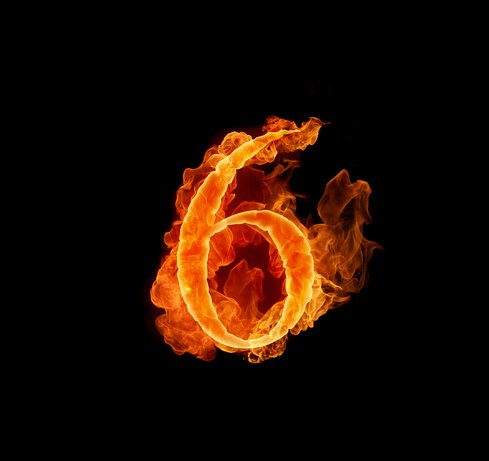
#> input picture numberWithNoise.png, 489 x 461 px
$ python morfologica.py
#> lines starting #> are read from the running program, lines starting #| are printed output that depends on the picture
import cv2
import numpy as np
img = cv2.imread('numberWithNoise.png',0)
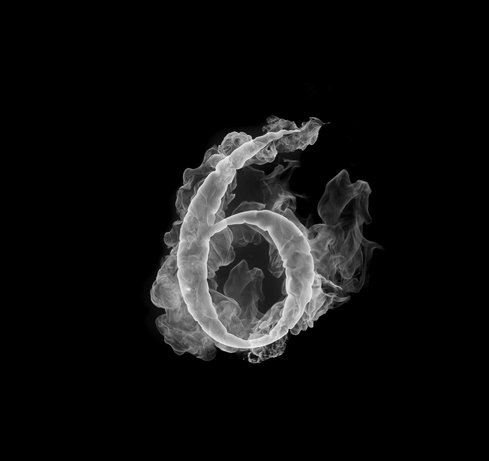
#> img: shape (461, 489); min 0, max 251, mean 16.5
kernel = np.ones((5,5),np.uint8)
#Erosión del elemento blanco (dilatación del negro)
erosion = cv2.erode(img,kernel,iterations = 1)
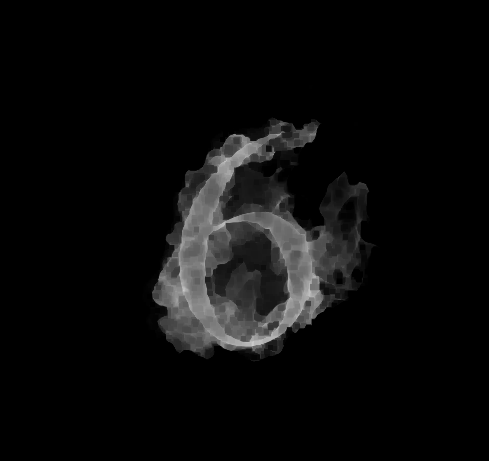
#> erosion: shape (461, 489); min 0, max 207, mean 10.9
cv2.imwrite("dilation.jpg",erosion)
#Dilatación del blanco (erosión del negro)
dilation = cv2.dilate(img,kernel,iterations = 1)
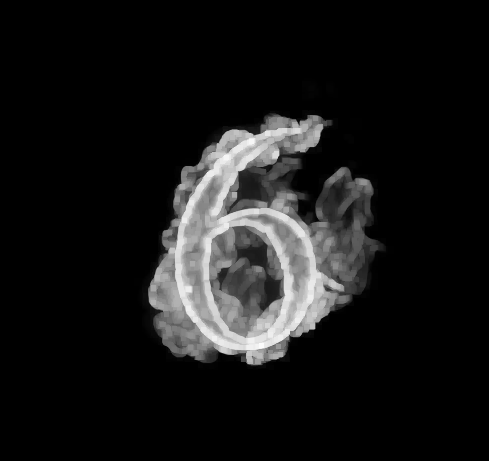
#> dilation: shape (461, 489); min 0, max 251, mean 23.3
cv2.imwrite("erosionada.jpg",dilation)
#Apertura
opening = cv2.morphologyEx(img, cv2.MORPH_OPEN, kernel)
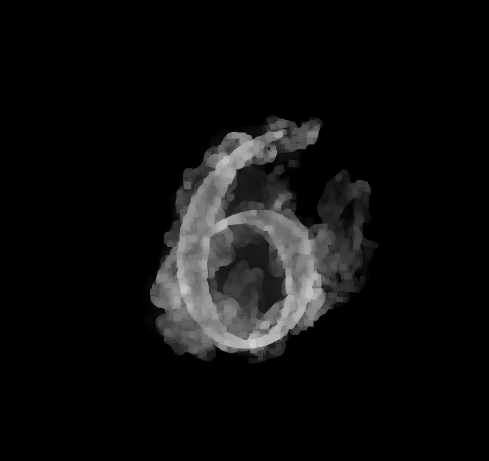
#> opening: shape (461, 489); min 0, max 207, mean 14.1
cv2.imwrite("opening.jpg",opening)
#Gradiente
gradient = cv2.morphologyEx(img, cv2.MORPH_GRADIENT, kernel)
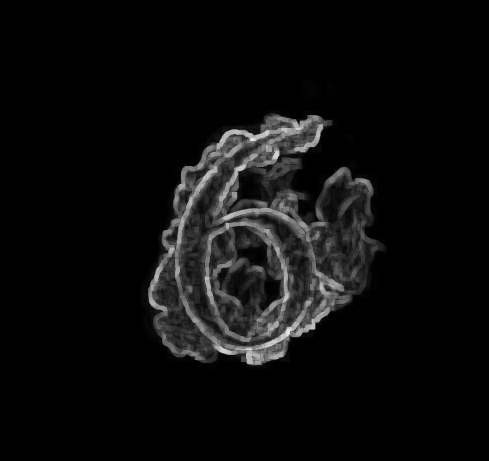
#> gradient: shape (461, 489); min 0, max 232, mean 12.3
cv2.imwrite("gradient.jpg",gradient)
